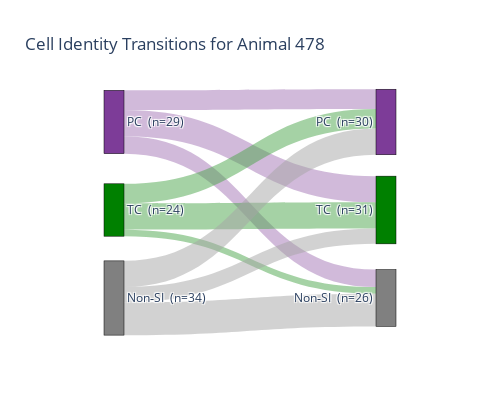
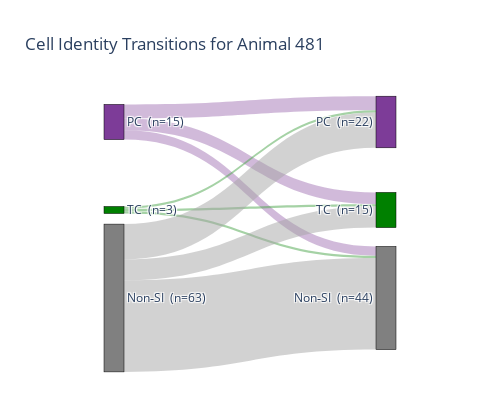
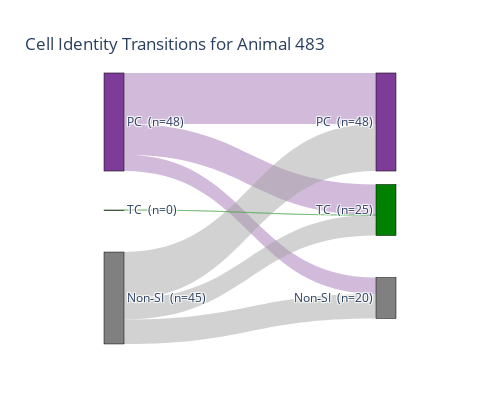
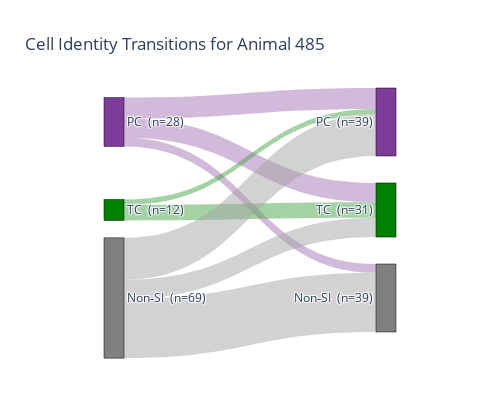

Notebook cell for these charts, in order:
### Code cell
# sanky plots
import pandas as pd
import plotly.graph_objects as go

# -------------------------------
# Helper function to produce a lightened RGBA color.
# -------------------------------
def lighten_color_rgba(hex_color, amount=0.3, alpha=0.5):
    """
    Lightens the given hex_color by blending it with white and returns an rgba string.
    
    Parameters:
      hex_color (str): Color as a hex string, e.g. "#7D3C98".
      amount (float): Fraction of white to blend in (0 to 1).
      alpha (float): The alpha value for transparency (0 to 1).
    
    Returns:
      str: The lightened color as an rgba string, e.g. "rgba(200,180,210,0.5)".
    """
    hex_color = hex_color.lstrip('#')
    r = int(hex_color[0:2], 16)
    g = int(hex_color[2:4], 16)
    b = int(hex_color[4:6], 16)
    r = int(r + (255 - r) * amount)
    g = int(g + (255 - g) * amount)
    b = int(b + (255 - b) * amount)
    return f"rgba({r},{g},{b},{alpha})"

# =============================================================================
# 1. Data Setup
# =============================================================================

cell_data = cell_type_mask_phases  
animals = ["478", "481", "483", "485"]

# =============================================================================
# 2. Compute Transitions (and node counts)
# =============================================================================
# For each stage, define:
#   PC = (PC_arm OR PC_stem)
#   TC = (TC_arm OR TC_stem)
#   Non‑SI = NOT (PC OR TC)
# Then compute the flows between the learning and learned stages.
transitions_list = []  # for individual animals
agg = {  # accumulator for merged diagram
    "pc_to_pc": 0, "pc_to_tc": 0, "pc_to_nonsi": 0,
    "tc_to_pc": 0, "tc_to_tc": 0, "tc_to_nonsi": 0,
    "nonsi_to_pc": 0, "nonsi_to_tc": 0, "nonsi_to_nonsi": 0
}

for animal in animals:
    # Learning stage:
    learn = cell_data["learning"][animal]
    PC_learning = learn["PC_arm"] | learn["PC_stem"]  # (cells in PC)
    TC_learning = learn["TC_arm"] | learn["TC_stem"]      # (cells in TC)
    non_si_learning = ~(PC_learning | TC_learning)         # (cells not in PC or TC)
    total_pc_learning = np.sum(PC_learning)
    total_tc_learning = np.sum(TC_learning)
    total_nonsi_learning = np.sum(non_si_learning)
    
    # Learned stage:
    learned = cell_data["learned"][animal]
    PC_learned = learned["PC_arm"] | learned["PC_stem"]
    TC_learned = learned["TC_arm"] | learned["TC_stem"]
    non_si_learned = ~(PC_learned | TC_learned)
    
    # Flows:
    pc_to_pc    = np.sum(PC_learning & PC_learned)
    pc_to_tc    = np.sum(PC_learning & TC_learned)
    pc_to_nonsi = np.sum(PC_learning & non_si_learned)
    
    tc_to_pc    = np.sum(TC_learning & PC_learned)
    tc_to_tc    = np.sum(TC_learning & TC_learned)
    tc_to_nonsi = np.sum(TC_learning & non_si_learned)
    
    nonsi_to_pc    = np.sum(non_si_learning & PC_learned)
    nonsi_to_tc    = np.sum(non_si_learning & TC_learned)
    nonsi_to_nonsi = np.sum(non_si_learning & non_si_learned)
    
    # Accumulate for merged diagram:
    agg["pc_to_pc"]    += pc_to_pc
    agg["pc_to_tc"]    += pc_to_tc
    agg["pc_to_nonsi"] += pc_to_nonsi
    agg["tc_to_pc"]    += tc_to_pc
    agg["tc_to_tc"]    += tc_to_tc
    agg["tc_to_nonsi"] += tc_to_nonsi
    agg["nonsi_to_pc"]    += nonsi_to_pc
    agg["nonsi_to_tc"]    += nonsi_to_tc
    agg["nonsi_to_nonsi"] += nonsi_to_nonsi
    
    transitions_list.append({
        'Animal': animal,
        'PC Learning Count': total_pc_learning,
        'TC Learning Count': total_tc_learning,
        'Non‑SI Learning Count': total_nonsi_learning
    })

df_transitions = pd.DataFrame(transitions_list)
print("Cell counts (per animal):")
print(df_transitions)

# =============================================================================
# 3. Create Fixed-Order Sankey Diagrams
# =============================================================================
# We want the nodes always in the order (from top to bottom):
#   Learning side: PC, then TC, then Non‑SI
#   Learned side:  PC, then TC, then Non‑SI
#
# We force this by setting:
#   arrangement = "fixed"
#   fixed x positions (e.g., learning nodes at x=0.1, learned nodes at x=0.9)
#   fixed y positions (normalized so that PC is at y=0.1, TC at y=0.5, Non‑SI at y=0.9)
fixed_x = [0.1, 0.1, 0.1, 0.9, 0.9, 0.9]
fixed_y = [0.1, 0.5, 0.9, 0.1, 0.5, 0.9]

# Base node colors (your specified colors):
#   PC: '#7D3C98'
#   TC: '#008000'
#   Non‑SI: '#808080'
base_node_colors = ['#7D3C98', '#008000', '#808080']
node_colors = base_node_colors + base_node_colors  # same for learning and learned

# ---- Create Per-Animal Diagrams ----
for animal in animals:
    # Recompute for this animal:
    learn = cell_data["learning"][animal]
    PC_learning = learn["PC_arm"] | learn["PC_stem"]
    TC_learning = learn["TC_arm"] | learn["TC_stem"]
    non_si_learning = ~(PC_learning | TC_learning)
    
    learned = cell_data["learned"][animal]
    PC_learned = learned["PC_arm"] | learned["PC_stem"]
    TC_learned = learned["TC_arm"] | learned["TC_stem"]
    non_si_learned = ~(PC_learned | TC_learned)
    
    # Node totals:
    pc_learning_count = np.sum(PC_learning)
    tc_learning_count = np.sum(TC_learning)
    nonsi_learning_count = np.sum(non_si_learning)
    pc_learned_count = np.sum(PC_learned)
    tc_learned_count = np.sum(TC_learned)
    nonsi_learned_count = np.sum(non_si_learned)
    
    # Flows (in fixed order):
    pc_to_pc    = np.sum(PC_learning & PC_learned)
    pc_to_tc    = np.sum(PC_learning & TC_learned)
    pc_to_nonsi = np.sum(PC_learning & non_si_learned)
    
    tc_to_pc    = np.sum(TC_learning & PC_learned)
    tc_to_tc    = np.sum(TC_learning & TC_learned)
    tc_to_nonsi = np.sum(TC_learning & non_si_learned)
    
    nonsi_to_pc    = np.sum(non_si_learning & PC_learned)
    nonsi_to_tc    = np.sum(non_si_learning & TC_learned)
    nonsi_to_nonsi = np.sum(non_si_learning & non_si_learned)
    
    # Build sources, targets, values arrays (for the 9 flows):
    sources = [0, 0, 0, 1, 1, 1, 2, 2, 2]
    targets = [3, 4, 5, 3, 4, 5, 3, 4, 5]
    values = [pc_to_pc, pc_to_tc, pc_to_nonsi,
              tc_to_pc, tc_to_tc, tc_to_nonsi,
              nonsi_to_pc, nonsi_to_tc, nonsi_to_nonsi]
    print(animal,str(pc_to_nonsi+nonsi_to_nonsi))
    # --- FIX for Missing TC Learning ---
    # If there is no TC learning (i.e. tc_learning_count == 0), then all flows from node 1 are 0.
    # To force the TC node to appear, add a dummy self-loop on node 1 (learning) to node 4 (learned)
    # with a very small value.
    if tc_learning_count == 0:
        sources.append(1)
        targets.append(4)
        values.append(1e-6)
    
    # Compute link colors based on the source node.
    link_colors = [lighten_color_rgba(base_node_colors[src], amount=0.3, alpha=0.5) for src in sources]
    
    # Update node labels with counts (fixed order: PC, TC, Non‑SI)
    labels = [
        f"PC \n(n={pc_learning_count})",
        f"TC \n(n={tc_learning_count})",
        f"Non‑SI \n(n={nonsi_learning_count})",
        f"PC \n(n={pc_learned_count})",
        f"TC \n(n={tc_learned_count})",
        f"Non‑SI \n(n={nonsi_learned_count})"
    ]
    
    fig = go.Figure(data=[go.Sankey(
        arrangement="fixed",
        node=dict(
            pad=15,
            thickness=20,
            line=dict(color="black", width=0.5),
            label=labels,
            color=node_colors,
            x=fixed_x,
            y=fixed_y
        ),
        link=dict(
            source=sources,
            target=targets,
            value=values,
            color=link_colors
        )
    )])
    
    fig.update_layout(
        title_text=f"Cell Identity Transitions for Animal {animal}",
        font_size=12,
        width=500,
        height=400
    )
    # Save the figure (here using write_image; if you prefer HTML, use write_html)
    fig.write_image(savefolder + f"Sankey_Animal_{animal}_transitions.svg")
    fig.show()

# ---- Create Merged Diagram ----
agg_pc_learning = 0
agg_tc_learning = 0
agg_nonsi_learning = 0
agg_pc_learned = 0
agg_tc_learned = 0
agg_nonsi_learned = 0

for animal in animals:
    learn = cell_data["learning"][animal]
    PC_learning = learn["PC_arm"] | learn["PC_stem"]
    TC_learning = learn["TC_arm"] | learn["TC_stem"]
    non_si_learning = ~(PC_learning | TC_learning)
    learned = cell_data["learned"][animal]
    PC_learned = learned["PC_arm"] | learned["PC_stem"]
    TC_learned = learned["TC_arm"] | learned["TC_stem"]
    non_si_learned = ~(PC_learned | TC_learned)
    
    agg_pc_learning    += np.sum(PC_learning)
    agg_tc_learning    += np.sum(TC_learning)
    agg_nonsi_learning += np.sum(non_si_learning)
    agg_pc_learned    += np.sum(PC_learned)
    agg_tc_learned    += np.sum(TC_learned)
    agg_nonsi_learned += np.sum(non_si_learned)

labels_merged = [
    f"PC \n(n={agg_pc_learning})",
    f"TC \n(n={agg_tc_learning})",
    f"Non‑SI \n(n={agg_nonsi_learning})",
    f"PC \n(n={agg_pc_learned})",
    f"TC \n(n={agg_tc_learned})",
    f"Non‑SI \n(n={agg_nonsi_learned})"
]
sources_merged = [0, 0, 0, 1, 1, 1, 2, 2, 2]
targets_merged = [3, 4, 5, 3, 4, 5, 3, 4, 5]
values_merged = [agg["pc_to_pc"], agg["pc_to_tc"], agg["pc_to_nonsi"],
                 agg["tc_to_pc"], agg["tc_to_tc"], agg["tc_to_nonsi"],
                 agg["nonsi_to_pc"], agg["nonsi_to_tc"], agg["nonsi_to_nonsi"]]
# For merged diagram, if the aggregated TC learning count is zero, add a dummy link.
if agg_tc_learning == 0:
    sources_merged.append(1)
    targets_merged.append(4)
    values_merged.append(1e-6)

link_colors_merged = [lighten_color_rgba(base_node_colors[src], amount=0.3, alpha=0.5)
                      for src in sources_merged]

fig_merged = go.Figure(data=[go.Sankey(
    arrangement="fixed",
    node=dict(
        pad=15,
        thickness=20,
        line=dict(color="black", width=0.5),
        label=labels_merged,
        color=node_colors,
        x=fixed_x,
        y=fixed_y
    ),
    link=dict(
        source=sources_merged,
        target=targets_merged,
        value=values_merged,
        color=link_colors_merged
    )
)])
fig_merged.update_layout(
    title_text="Merged Cell Identity Transitions (All Animals)",
    font_size=12,
    width=500,
    height=400
)
fig_merged.write_image(savefolder + "sankey_Cell_transitions_all.svg")
fig_merged.show()

### Figure 1 — Plotly figure (JSON) as saved in the notebook; plotly's stock layout.template omitted (floating-point values rounded to 4 significant figures)
{"data": [{"arrangement": "fixed", "link": {"color": ["rgba(164,118,182,0.5)", "rgba(164,118,182,0.5)", "rgba(164,118,182,0.5)", "rgba(76,166,76,0.5)", "rgba(76,166,76,0.5)", "rgba(76,166,76,0.5)", "rgba(166,166,166,0.5)", "rgba(166,166,166,0.5)", "rgba(166,166,166,0.5)"], "source": [0, 0, 0, 1, 1, 1, 2, 2, 2], "target": [3, 4, 5, 3, 4, 5, 3, 4, 5], "value": [9, 12, 8, 9, 12, 3, 12, 7, 15]}, "node": {"color": ["#7D3C98", "#008000", "#808080", "#7D3C98", "#008000", "#808080"], "label": ["PC \n(n=29)", "TC \n(n=24)", "Non‑SI \n(n=34)", "PC \n(n=30)", "TC \n(n=31)", "Non‑SI \n(n=26)"], "line": {"color": "black", "width": 0.5}, "pad": 15, "thickness": 20, "x": [0.1, 0.1, 0.1, 0.9, 0.9, 0.9], "y": [0.1, 0.5, 0.9, 0.1, 0.5, 0.9]}, "type": "sankey"}], "layout": {"font": {"size": 12}, "height": 400, "title": {"text": "Cell Identity Transitions for Animal 478"}, "width": 500}}

### Figure 2 — Plotly figure (JSON) as saved in the notebook; plotly's stock layout.template omitted (floating-point values rounded to 4 significant figures)
{"data": [{"arrangement": "fixed", "link": {"color": ["rgba(164,118,182,0.5)", "rgba(164,118,182,0.5)", "rgba(164,118,182,0.5)", "rgba(76,166,76,0.5)", "rgba(76,166,76,0.5)", "rgba(76,166,76,0.5)", "rgba(166,166,166,0.5)", "rgba(166,166,166,0.5)", "rgba(166,166,166,0.5)"], "source": [0, 0, 0, 1, 1, 1, 2, 2, 2], "target": [3, 4, 5, 3, 4, 5, 3, 4, 5], "value": [6, 5, 4, 1, 1, 1, 15, 9, 39]}, "node": {"color": ["#7D3C98", "#008000", "#808080", "#7D3C98", "#008000", "#808080"], "label": ["PC \n(n=15)", "TC \n(n=3)", "Non‑SI \n(n=63)", "PC \n(n=22)", "TC \n(n=15)", "Non‑SI \n(n=44)"], "line": {"color": "black", "width": 0.5}, "pad": 15, "thickness": 20, "x": [0.1, 0.1, 0.1, 0.9, 0.9, 0.9], "y": [0.1, 0.5, 0.9, 0.1, 0.5, 0.9]}, "type": "sankey"}], "layout": {"font": {"size": 12}, "height": 400, "title": {"text": "Cell Identity Transitions for Animal 481"}, "width": 500}}

### Figure 3 — Plotly figure (JSON) as saved in the notebook; plotly's stock layout.template omitted (floating-point values rounded to 4 significant figures)
{"data": [{"arrangement": "fixed", "link": {"color": ["rgba(164,118,182,0.5)", "rgba(164,118,182,0.5)", "rgba(164,118,182,0.5)", "rgba(76,166,76,0.5)", "rgba(76,166,76,0.5)", "rgba(76,166,76,0.5)", "rgba(166,166,166,0.5)", "rgba(166,166,166,0.5)", "rgba(166,166,166,0.5)", "rgba(76,166,76,0.5)"], "source": [0, 0, 0, 1, 1, 1, 2, 2, 2, 1], "target": [3, 4, 5, 3, 4, 5, 3, 4, 5, 4], "value": [25, 15, 8, 0, 0, 0, 23, 10, 12, 1e-06]}, "node": {"color": ["#7D3C98", "#008000", "#808080", "#7D3C98", "#008000", "#808080"], "label": ["PC \n(n=48)", "TC \n(n=0)", "Non‑SI \n(n=45)", "PC \n(n=48)", "TC \n(n=25)", "Non‑SI \n(n=20)"], "line": {"color": "black", "width": 0.5}, "pad": 15, "thickness": 20, "x": [0.1, 0.1, 0.1, 0.9, 0.9, 0.9], "y": [0.1, 0.5, 0.9, 0.1, 0.5, 0.9]}, "type": "sankey"}], "layout": {"font": {"size": 12}, "height": 400, "title": {"text": "Cell Identity Transitions for Animal 483"}, "width": 500}}

### Figure 4 — Plotly figure (JSON) as saved in the notebook; plotly's stock layout.template omitted (floating-point values rounded to 4 significant figures)
{"data": [{"arrangement": "fixed", "link": {"color": ["rgba(164,118,182,0.5)", "rgba(164,118,182,0.5)", "rgba(164,118,182,0.5)", "rgba(76,166,76,0.5)", "rgba(76,166,76,0.5)", "rgba(76,166,76,0.5)", "rgba(166,166,166,0.5)", "rgba(166,166,166,0.5)", "rgba(166,166,166,0.5)"], "source": [0, 0, 0, 1, 1, 1, 2, 2, 2], "target": [3, 4, 5, 3, 4, 5, 3, 4, 5], "value": [12, 11, 5, 3, 9, 0, 24, 11, 34]}, "node": {"color": ["#7D3C98", "#008000", "#808080", "#7D3C98", "#008000", "#808080"], "label": ["PC \n(n=28)", "TC \n(n=12)", "Non‑SI \n(n=69)", "PC \n(n=39)", "TC \n(n=31)", "Non‑SI \n(n=39)"], "line": {"color": "black", "width": 0.5}, "pad": 15, "thickness": 20, "x": [0.1, 0.1, 0.1, 0.9, 0.9, 0.9], "y": [0.1, 0.5, 0.9, 0.1, 0.5, 0.9]}, "type": "sankey"}], "layout": {"font": {"size": 12}, "height": 400, "title": {"text": "Cell Identity Transitions for Animal 485"}, "width": 500}}
